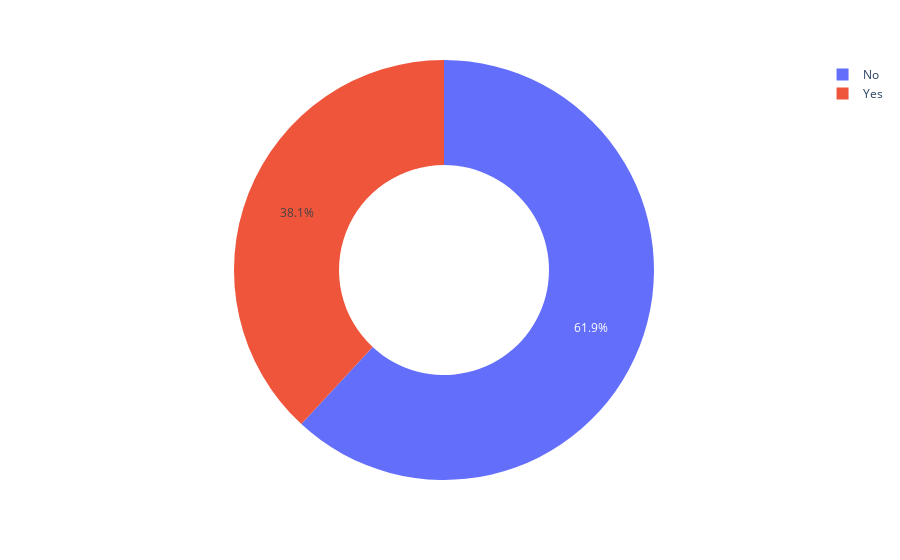

Source (notebook cell):
### Code cell
px.pie(
    data_frame=smokers,
    values='cnt',
    names='smoker',
    hole=.5
)

### Figure 1 — Plotly figure (JSON) as saved in the notebook; plotly's stock layout.template omitted (floating-point values rounded to 4 significant figures)
{"data": [{"domain": {"x": [0, 1], "y": [0, 1]}, "hole": 0.5, "hovertemplate": "smoker=%{label}<br>cnt=%{value}<extra></extra>", "labels": ["No", "Yes"], "legendgroup": "", "name": "", "showlegend": true, "type": "pie", "values": [151, 93]}], "layout": {"legend": {"tracegroupgap": 0}, "margin": {"t": 60}}}
